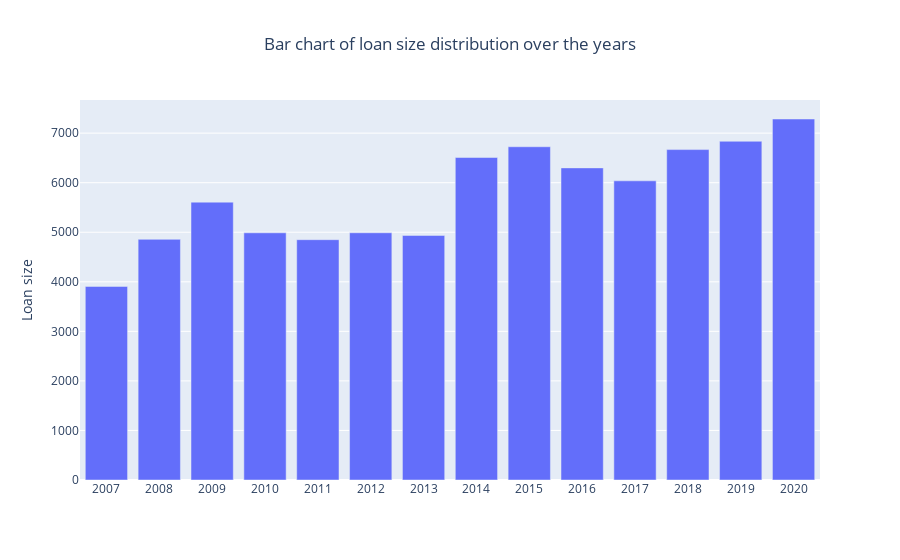

Notebook cell for this chart:
### Code cell
#build bar charts of loan performance devided by status of loan

bar_plot = [
    go.Bar(x=loan_group_by_year['Disbursal Year'], y=loan_group_by_year['Loan Size']),
]
layout = go.Layout(
    title = go.layout.Title(text='Bar chart of loan size distribution over the years', x=0.5),
    yaxis_title = 'Loan size'
)
fig = go.Figure(data=bar_plot, layout=layout)
fig.update_layout(barmode='stack')
fig.show()

### Figure 1 — Plotly figure (JSON) as saved in the notebook; plotly's stock layout.template omitted (floating-point values rounded to 4 significant figures)
{"data": [{"type": "bar", "x": ["2007", "2008", "2009", "2010", "2011", "2012", "2013", "2014", "2015", "2016", "2017", "2018", "2019", "2020"], "y": [3907.0, 4857.0, 5607.0, 4989.0, 4850.0, 4989.0, 4935.0, 6508.0, 6725.0, 6299.0, 6038.0, 6668.0, 6836.0, 7285.0]}], "layout": {"barmode": "stack", "title": {"text": "Bar chart of loan size distribution over the years", "x": 0.5}, "yaxis": {"title": {"text": "Loan size"}}}}
